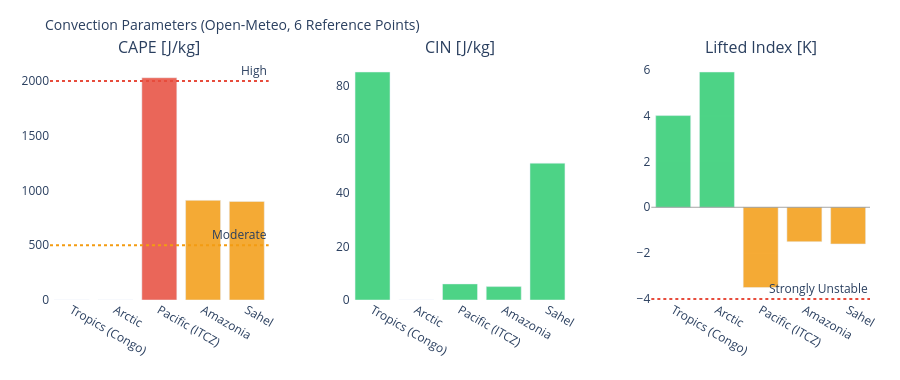

Notebook code cell kept with this figure:
### Markdown cell above
---
## 3. Visualizations

### Code cell
# ============================================================
# CAPE / CIN / LIFTED INDEX – Convection potential
# ============================================================

if not df_atm.empty:
    fig = make_subplots(
        rows=1, cols=3,
        subplot_titles=['CAPE [J/kg]', 'CIN [J/kg]', 'Lifted Index [K]'],
        horizontal_spacing=0.1
    )
    pts = df_atm['point'].tolist()
    pt_colors = ['#E85D24','#185FA5','#888780','#378ADD','#639922','#F2A623']

    # CAPE – höher = mehr Gewitterpotential
    cape_vals = df_atm['cape'].fillna(0).tolist()
    cape_colors = ['#e74c3c' if v > 2000 else '#f39c12' if v > 500 else '#2ecc71'
                   for v in cape_vals]
    fig.add_trace(go.Bar(x=pts, y=cape_vals, marker_color=cape_colors,
                         opacity=0.85, showlegend=False), row=1, col=1)
    fig.add_hline(y=2000, line_dash='dot', line_color='#e74c3c',
                  annotation_text='High', row=1, col=1)
    fig.add_hline(y=500,  line_dash='dot', line_color='#f39c12',
                  annotation_text='Moderate', row=1, col=1)

    # CIN – negativer = stärker gedeckelt (weniger Auslöse)
    cin_vals = df_atm['cin'].fillna(0).tolist()
    cin_colors = ['#e74c3c' if v < -200 else '#f39c12' if v < -50 else '#2ecc71'
                  for v in cin_vals]
    fig.add_trace(go.Bar(x=pts, y=cin_vals, marker_color=cin_colors,
                         opacity=0.85, showlegend=False), row=1, col=2)

    # Lifted Index – negativ = instabil
    li_vals = df_atm['li'].fillna(0).tolist()
    li_colors = ['#e74c3c' if v < -4 else '#f39c12' if v < 0 else '#2ecc71'
                 for v in li_vals]
    fig.add_trace(go.Bar(x=pts, y=li_vals, marker_color=li_colors,
                         opacity=0.85, showlegend=False), row=1, col=3)
    fig.add_hline(y=0, line_color='gray', line_width=0.7, row=1, col=3)
    fig.add_hline(y=-4, line_dash='dot', line_color='#e74c3c',
                  annotation_text='Strongly Unstable', row=1, col=3)

    fig.update_layout(
        title=dict(text='Convection Parameters (Open-Meteo, 6 Reference Points)', font=dict(size=14)),
        height=380, plot_bgcolor='rgba(0,0,0,0)', paper_bgcolor='rgba(0,0,0,0)',
        margin=dict(l=50, r=30, t=60, b=80)
    )
    fig.update_xaxes(tickangle=30)
    fig.show()

### Figure 1 — Plotly figure (JSON) as saved in the notebook; plotly's stock layout.template omitted (floating-point values rounded to 4 significant figures)
{"data": [{"marker": {"color": ["#2ecc71", "#2ecc71", "#e74c3c", "#f39c12", "#f39c12"]}, "opacity": 0.85, "showlegend": false, "type": "bar", "x": ["Tropics (Congo)", "Arctic", "Pacific (ITCZ)", "Amazonia", "Sahel"], "xaxis": "x", "y": [0.0, 0.0, 2030.0, 910.0, 900.0], "yaxis": "y"}, {"marker": {"color": ["#2ecc71", "#2ecc71", "#2ecc71", "#2ecc71", "#2ecc71"]}, "opacity": 0.85, "showlegend": false, "type": "bar", "x": ["Tropics (Congo)", "Arctic", "Pacific (ITCZ)", "Amazonia", "Sahel"], "xaxis": "x2", "y": [85.0, 0.0, 6.0, 5.0, 51.0], "yaxis": "y2"}, {"marker": {"color": ["#2ecc71", "#2ecc71", "#f39c12", "#f39c12", "#f39c12"]}, "opacity": 0.85, "showlegend": false, "type": "bar", "x": ["Tropics (Congo)", "Arctic", "Pacific (ITCZ)", "Amazonia", "Sahel"], "xaxis": "x3", "y": [4.0, 5.9, -3.5, -1.5, -1.6], "yaxis": "y3"}], "layout": {"annotations": [{"font": {"size": 16}, "showarrow": false, "text": "CAPE [J/kg]", "x": 0.1333, "xanchor": "center", "xref": "paper", "y": 1.0, "yanchor": "bottom", "yref": "paper"}, {"font": {"size": 16}, "showarrow": false, "text": "CIN [J/kg]", "x": 0.5, "xanchor": "center", "xref": "paper", "y": 1.0, "yanchor": "bottom", "yref": "paper"}, {"font": {"size": 16}, "showarrow": false, "text": "Lifted Index [K]", "x": 0.8667, "xanchor": "center", "xref": "paper", "y": 1.0, "yanchor": "bottom", "yref": "paper"}, {"showarrow": false, "text": "High", "x": 1, "xanchor": "right", "xref": "x domain", "y": 2000, "yanchor": "bottom", "yref": "y"}, {"showarrow": false, "text": "Moderate", "x": 1, "xanchor": "right", "xref": "x domain", "y": 500, "yanchor": "bottom", "yref": "y"}, {"showarrow": false, "text": "Strongly Unstable", "x": 1, "xanchor": "right", "xref": "x3 domain", "y": -4, "yanchor": "bottom", "yref": "y3"}], "height": 380, "margin": {"b": 80, "l": 50, "r": 30, "t": 60}, "paper_bgcolor": "rgba(0,0,0,0)", "plot_bgcolor": "rgba(0,0,0,0)", "shapes": [{"line": {"color": "#e74c3c", "dash": "dot"}, "type": "line", "x0": 0, "x1": 1, "xref": "x domain", "y0": 2000, "y1": 2000, "yref": "y"}, {"line": {"color": "#f39c12", "dash": "dot"}, "type": "line", "x0": 0, "x1": 1, "xref": "x domain", "y0": 500, "y1": 500, "yref": "y"}, {"line": {"color": "gray", "width": 0.7}, "type": "line", "x0": 0, "x1": 1, "xref": "x3 domain", "y0": 0, "y1": 0, "yref": "y3"}, {"line": {"color": "#e74c3c", "dash": "dot"}, "type": "line", "x0": 0, "x1": 1, "xref": "x3 domain", "y0": -4, "y1": -4, "yref": "y3"}], "title": {"font": {"size": 14}, "text": "Convection Parameters (Open-Meteo, 6 Reference Points)"}, "xaxis": {"anchor": "y", "domain": [0.0, 0.2667], "tickangle": 30}, "xaxis2": {"anchor": "y2", "domain": [0.3667, 0.6333], "tickangle": 30}, "xaxis3": {"anchor": "y3", "domain": [0.7333, 1.0], "tickangle": 30}, "yaxis": {"anchor": "x", "domain": [0.0, 1.0]}, "yaxis2": {"anchor": "x2", "domain": [0.0, 1.0]}, "yaxis3": {"anchor": "x3", "domain": [0.0, 1.0]}}}
